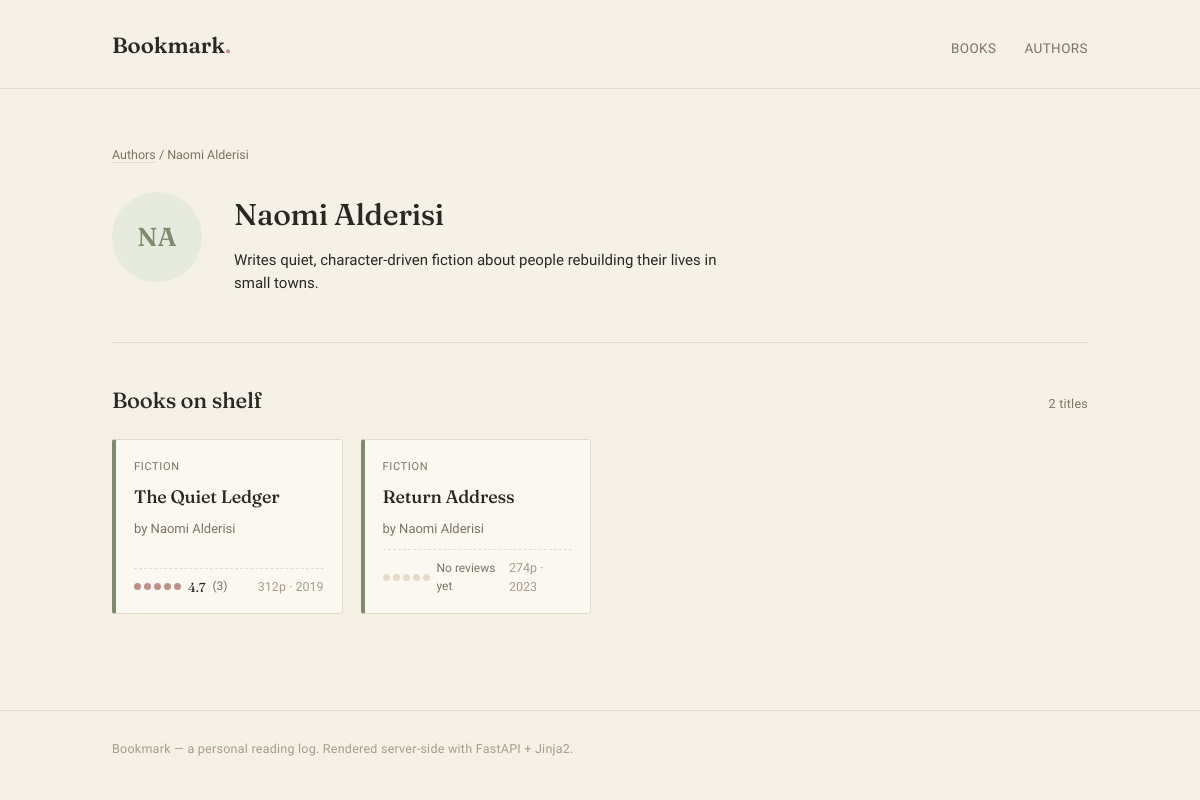
Screenshot of /authors/1 with the database file from the repository.
### models.py (models this page shows)
class Author(Base):
    __tablename__ = "authors"
    id: Mapped[int] = mapped_column(primary_key=True, index=True)
    name: Mapped[str] = mapped_column(String(100), nullable=False)
    bio: Mapped[str | None] = mapped_column(String(500), nullable=True)
    initials: Mapped[str | None] = mapped_column(String(10), nullable=True)
    books: Mapped[list["Book"]] = relationship(back_populates="author", cascade="all, delete-orphan")

class Book(Base):
    __tablename__ = 'books'
    id: Mapped[int] = mapped_column(Integer, primary_key=True, index=True)
    title: Mapped[str] = mapped_column(String(200), nullable=False)
    genre: Mapped[str] = mapped_column(String(200), nullable=False)
    pages: Mapped[int] = mapped_column(Integer, nullable=False)
    year: Mapped[int] = mapped_column(Integer, nullable=False)
    description: Mapped[str | None] = mapped_column(Text, nullable=True)
    author_id: Mapped[int] = mapped_column(ForeignKey("authors.id"), nullable=False)        # Foreign Key
    author: Mapped["Author"] = relationship(back_populates="books")
    reviews: Mapped[list["Review"]] = relationship(back_populates="book", cascade="all, delete-orphan")

### main.py (the view)
@app.get("/authors/{author_id}", include_in_schema=False)
def get_author(request: Request, author_id: int, db: Annotated[Session, Depends(get_db)]):
    result = db.execute(
        select(models.Author).where(models.Author.id == author_id)
    )
    author = result.scalars().first()
    if not author:
        raise HTTPException(status_code=status.HTTP_404_NOT_FOUND, detail="Author not found.")
    result = db.execute(
        select(models.Book).where(models.Book.author_id == author_id)
    )
    books = result.scalars().all()
    return templates.TemplateResponse(
        request,
        "author.html",
        {"author": author, "books": books}
    )

### templates/author.html (shortened to what this page needs)
{% extends "base.html" %}
{% block content %}
{% set genre_tone = {
  'Fiction': 'sage',
  'Historical Fiction': 'ochre',
  'Poetry': 'rose',
  'Essays': 'rose',
  'Nonfiction': 'slate',
  'Fantasy': 'plum'
} %}
<div class="wrap">
  <div class="breadcrumb"><a href="{{ url_for('authors_page') }}">Authors</a> / {{ author.name }}</div>
  <div class="detail-head" style="grid-template-columns: 90px 1fr;">
    <span class="avatar" style="width:90px; height:90px; font-size:26px;">{{ author.initials }}</span>
    <div>
      <h1>{{ author.name }}</h1>
      <p class="desc" style="margin-top:10px;">{{ author.bio }}</p>
    </div>
  </div>
  <div class="section-head" style="margin-top:40px;">
    <h2>Books on shelf</h2>
    <span class="count-tag">{{ books|length }} title{{ "" if books|length == 1 else "s" }}</span>
  </div>
  <div class="grid">
    {% for book in books %}
      {% set review_count = book.reviews|length %}
      {% set avg = (book.reviews | sum(attribute='rating') / review_count) if review_count > 0 else None %}
      {% set rounded = avg|round(0, 'common')|int if avg else 0 %}
      <a class="card tone-{{ genre_tone.get(book.genre, 'sage') }}" href="/books/{{ book.id }}">
        <span class="tag-genre">{{ book.genre }}</span>
        <h3>{{ book.title }}</h3>
        <span class="by">by {{ author.name }}</span>
        <div class="meta">
          <span class="rating-line">
            <span class="dots">
              {% for i in range(1, 6) %}
                <span class="dot {{ 'filled' if i <= rounded else '' }}"></span>
              {% endfor %}
            </span>
            {% if avg %}
              <span class="num">{{ "%.1f"|format(avg) }}</span>
              <span>({{ review_count }})</span>
            {% else %}
              <span>No reviews yet</span>
            {% endif %}
          </span>
          <span>{{ book.pages }}p · {{ book.year }}</span>
        </div>
      </a>
    {% endfor %}
  </div>
</div>
{% endblock %}

### static/css/style.css (style rules this page uses)
:root { --ivory: #F5F1E7; --paper: #FBF8F2; --ink: #2B2724; --taupe: #7C7362; --taupe-light: #A69C89; --line: #E4DCC8; --sage: #7E8B6D; --sage-soft: #E7EADF; --rose: #C08F86; --rose-soft: #F3E3DF; --ochre: #B08A45; --ochre-soft: #EFE4CD; --slate: #6E7C8C; --slate-soft: #E1E6EA; --plum: #8B6E82; --plum-soft: #EBE0E7; --radius: 3px; --shadow: 0 1px 2px rgba(43, 39, 36, 0.05), 0 8px 24px -12px rgba(43, 39, 36, 0.12); }
* { box-sizing: border-box; }
html { scroll-behavior: smooth; }
body { margin: 0; background: var(--ivory); color: var(--ink); font-family: 'Work Sans', sans-serif; font-size: 15px; line-height: 1.55; -webkit-font-smoothing: antialiased; }
h1, h2, h3, .display { font-family: 'Fraunces', serif; font-weight: 500; letter-spacing: -0.01em; margin: 0; }
a { color: inherit; text-decoration: none; }
.wrap { max-width: 1040px; margin: 0 auto; padding: 0 32px; }
.tone-sage { background: var(--sage); }
.section-head { display: flex; align-items: baseline; justify-content: space-between; margin-bottom: 22px; }
.section-head h2 { font-size: 22px; }
.count-tag { font-size: 12.5px; color: var(--taupe); letter-spacing: 0.02em; }
.grid { display: grid; grid-template-columns: repeat(auto-fill, minmax(220px, 1fr)); gap: 18px; }
.card { background: var(--paper); border: 1px solid var(--line); border-radius: var(--radius); padding: 18px 18px 16px; display: flex; flex-direction: column; gap: 10px; transition: box-shadow 0.15s ease, transform 0.15s ease, border-color 0.15s ease; position: relative; border-left: 4px solid transparent; }
.card .tag-genre { font-size: 11px; letter-spacing: 0.06em; text-transform: uppercase; color: var(--taupe); }
.card h3 { font-size: 18px; line-height: 1.3; }
.card .by { font-size: 13px; color: var(--taupe); }
.card .meta { margin-top: auto; display: flex; align-items: center; justify-content: space-between; font-size: 12.5px; color: var(--taupe-light); padding-top: 8px; border-top: 1px dashed var(--line); }
.card.tone-sage { border-left-color: var(--sage); }
.dots { display: inline-flex; gap: 3px; align-items: center; }
.dots .dot { width: 7px; height: 7px; border-radius: 50%; background: var(--line); }
.dots .dot.filled { background: var(--rose); }
.rating-line { display: flex; align-items: center; gap: 7px; font-size: 12px; color: var(--taupe); }
.rating-line .num { font-family: 'Fraunces', serif; color: var(--ink); font-size: 13px; }
.avatar { width: 46px; height: 46px; border-radius: 50%; background: var(--sage-soft); color: var(--sage); display: flex; align-items: center; justify-content: center; font-family: 'Fraunces', serif; font-weight: 600; font-size: 15px; flex: 0 0 auto; }
.breadcrumb { font-size: 12.5px; color: var(--taupe); margin-bottom: 28px; }
.breadcrumb a { border-bottom: 1px solid var(--line); }
.detail-head { display: grid; grid-template-columns: 150px 1fr; gap: 32px; align-items: flex-start; padding-bottom: 32px; border-bottom: 1px solid var(--line); }
.detail-head h1 { font-size: 30px; margin-bottom: 6px; }
.desc { max-width: 60ch; color: var(--ink); font-size: 15px; }

### rows the page displays
Author: name "Naomi Alderisi", initials "NA", bio "Writes quiet, character-driven fiction about people rebuilding their lives in small towns."
Book: genre "FICTION", title "The Quiet Ledger", avg "4.7", review_count "3", pages "312", year "2019"
Book: genre "FICTION", title "Return Address", shows "No reviews yet", pages "274", year "2023"

### other values shown
{{ books|length }} "2"
{{ "" if books|length == 1 else "s" }} "s"
